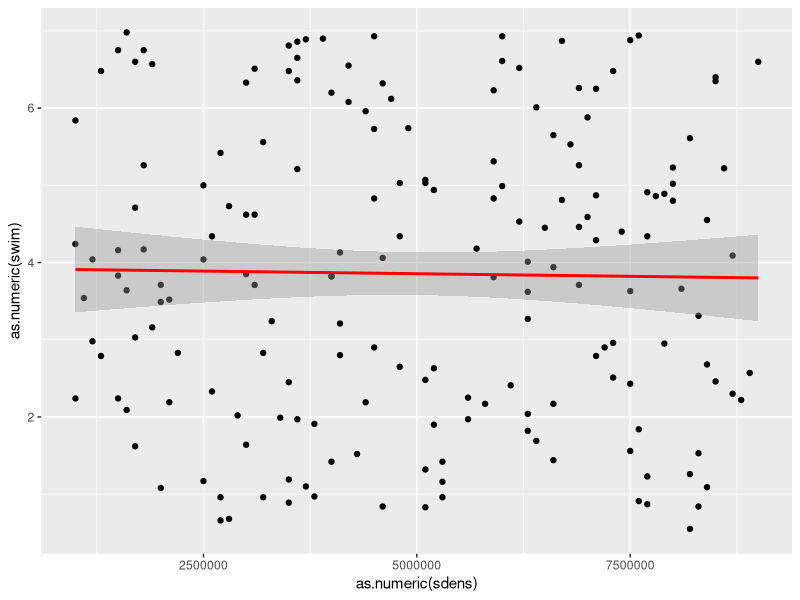
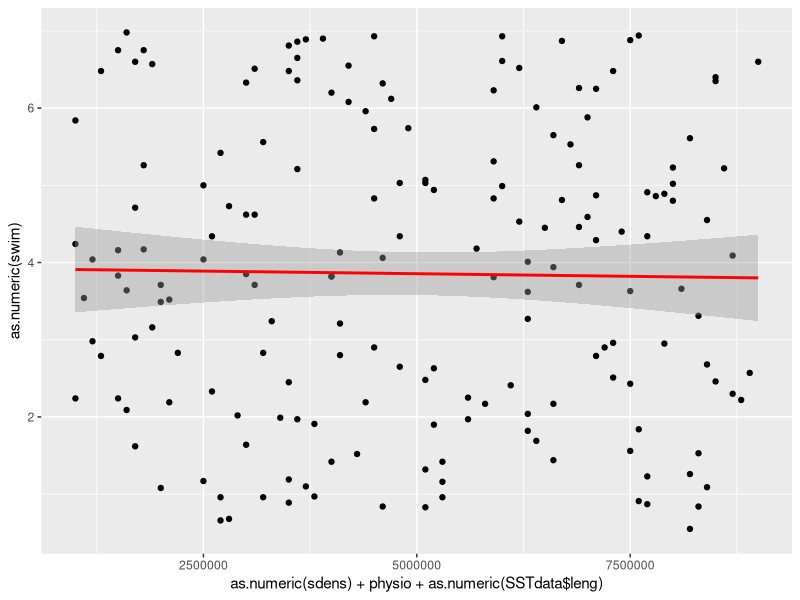

The R source for these figures, in order: (Note: this script raises an error after producing the figures.)
## ---- chunk 1
tank<-sample(c("S1", "S2", "S3", "S4", "ENV"), 183, replace = TRUE)
sdens<-as.numeric(sample(seq(1000000,9000000, 100000), 183, replace=TRUE))
swim<-as.numeric(sample(seq(0.5, 7, 0.01), 183, replace=TRUE))
prHb<-sample(seq(5.9,6.3, 0.01), 183, replace=TRUE)
poHb<-sample(seq(6.2,6.9, 0.01), 183, replace=TRUE)
prHct<-sample(seq(25,28, 0.1), 183, replace=TRUE)
poHct<-sample(seq(27,31, 0.1), 183, replace=TRUE)
bLac<-sample(seq(4.0,6.8, 0.01), 183, replace=TRUE)
bGlu<-sample(seq(4.6,8, 0.01), 183, replace=TRUE)
mLac<-sample(seq(24,30, 0.01), 183, replace=TRUE)
mGlu<-sample(seq(1.5,3.3, 0.01), 183, replace=TRUE)
mGly<-sample(seq(1.5,3.8, 0.01), 183, replace=TRUE)
CS<-sample(seq(0.1,0.5, 0.01), 183, replace=TRUE)
LDH<-sample(seq(0.2,0.8, 0.01), 183, replace=TRUE)
leng<-sample(119:200, 183, replace=TRUE)
sex<-sample(c("M", "F"), 183, replace = TRUE)
## ---- chunk 2
SSTdata<-as.data.frame(cbind(tank, sdens, swim, prHb, poHb, prHct, poHct, bLac, bGlu, mLac, mGlu, mGly, CS, LDH, leng, sex))

## ---- chunk 3
timexspore<-lm(as.numeric(SSTdata$swim) ~ as.numeric(SSTdata$sdens))
summary(timexspore)
## ---- chunk 4
library(ggplot2)
## ---- chunk 5
ggplot(SSTdata, aes(x = as.numeric(sdens), y = as.numeric(swim))) + 
  geom_point() +
  stat_smooth(method = "lm", col = "red")
## ---- chunk 6
physio<-as.numeric(SSTdata$prHb)+as.numeric(SSTdata$poHb)+as.numeric(SSTdata$prHct)+as.numeric(SSTdata$poHct)+as.numeric(SSTdata$bLac)+as.numeric(SSTdata$mLac)+as.numeric(SSTdata$bGlu)+as.numeric(SSTdata$mGlu)+as.numeric(SSTdata$mGly)+as.numeric(SSTdata$CS)+as.numeric(SSTdata$LDH)

ts2<-lm(as.numeric(SSTdata$swim) ~ as.numeric(SSTdata$sdens) + physio + as.numeric(SSTdata$leng))

summary(ts2)
## ---- chunk 7
ggplot(SSTdata, aes(x = as.numeric(sdens) + physio + as.numeric(SSTdata$leng), y = as.numeric(swim))) + 
  geom_point() +
  stat_smooth(method = "lm", col = "red")
## ---- chunk 8
tankaov<-aov(as.numeric(sdens) ~ tank, data=SSTdata)
summary(tankaov)
## ---- chunk 9
tanktukey<-TukeyHSD(tankaov)
tanktukey
## ---- chunk 10
library(permute)
library(lattice)
library(vegan)
## ---- chunk 11
PCA1<-rda(SSTdata ~ 1)
summary(PCA1)
## ---- chunk 12
nums<-as.numeric(SSTdata$swim) ~ as.numeric(SSTdata$sdens) + physio + as.numeric(SSTdata$leng)
PCA2<-rda(nums ~ 1)
summary(PCA2)
## ---- chunk 13
library(pwr)
power1<-power.anova.test(k = 5, f = 0.25, sig.level = 0.01, power = 0.9)
power1
